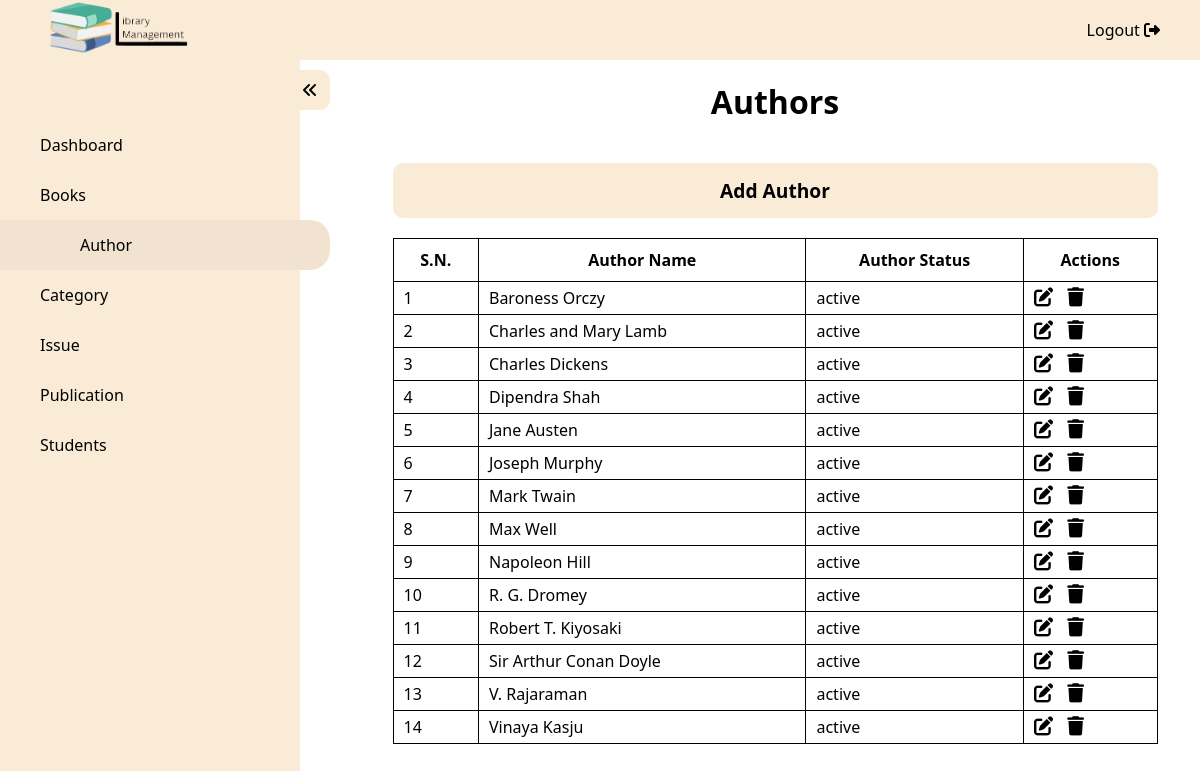
Screenshot of /admin/author.php (signed in) with the database file from the repository.
### tables this page shows
CREATE TABLE `Author_Details` (
  `AUT_ID` int NOT NULL,
  `AUT_Name` varchar(100) NOT NULL,
  `AUT_Status` varchar(50) NOT NULL
);

### admin/author.php (the view, shortened to what this page needs)
<?php
require("../config/db_connect.php");
?>
<!DOCTYPE html>
<html lang="en">
<head>
    <link rel="stylesheet" href="https://cdnjs.cloudflare.com/ajax/libs/font-awesome/6.2.1/css/all.min.css" />
    <link rel="stylesheet" href="../assets/css/index.css" />
    <link rel="stylesheet" href="../assets/css/details.css">
</head>
<body>
    <nav id="topbar">
        <div class="logo"><a href="../index.php"><img src="../assets/image/logo.png" /></a></div>
        <ul>
            <li><a href="../functions/logout.php">Logout <i class="fa-solid fa-right-from-bracket"></i></a> </li>
        </ul>
    </nav>
    <div class="wrapper">
        <nav id="sidebar" class="activeSidebar">
            <div class="iconParent">
                <i class="fa-solid fa-angles-left icon"></i>
            </div>
            <ul>
                <a href="./dashboard.php">
                    <li>Dashboard</li>
                </a>
                <a href="./books.php">
                    <li>Books</li>
                </a>
                <a href="./author.php">
                    <li class="active">Author</li>
                </a>
                <a href="./category.php">
                    <li>Category</li>
                </a>
                <a href="./issue.php">
                    <li>Issue</li>
                </a>
                <a href="./publication.php">
                    <li>Publication</li>
                </a>
                <a href="./student_details.php">
                    <li>Students</li>
                </a>
            </ul>
        </nav>
        <div class="content">
            <h1>Authors</h1>
            <a href="./addAuthor.php">
                <button>Add Author</button>
            </a>
            <table>
                <thead>
                    <tr>
                        <th>S.N.</th>
                        <th>Author Name</th>
                        <th>Author Status</th>
                        <th>Actions</th>
                    </tr>
                </thead>
                <tbody>
                    <?php
                    $res = mysqli_query($conn, "SELECT * FROM Author_Details ORDER BY AUT_Name ASC");
                    if (mysqli_num_rows($res) == 0) {
                        echo "<p>No records Found.</p>";
                    } else {
                        $i = 1;
                        while ($row = mysqli_fetch_array($res)) {
                            $id = $row['AUT_ID'];
                            $name = $row['AUT_Name'];
                            $status = $row['AUT_Status'];
                    ?>
                            <tr>
                                <td><?php echo $i; ?></td>
                                <td><?php echo $name; ?></td>
                                <td><?php echo $status ?></td>
                                <td>
                                    <?php echo "<a href='./editAuthor.php?id=" . $id . "'>" ?><i class="fa-solid fa-pen-to-square"></i></a>
                                    <?php echo "<a href='../functions/deleteAuthor.php?id=" . $id . "'>" ?><i class="fa-solid fa-trash"></i></a>
                                </td>
                            </tr>
                    <?php
                            $i++;
                        }
                    }
                    ?>
                </tbody>
            </table>
        </div>
    </div>
</body>
</html>

### assets/css/index.css (style rules this page uses)
* { margin: 0; padding: 0; box-sizing: border-box; font-family: "Segoe UI", Tahoma, Geneva, Verdana, sans-serif; }
a { text-decoration: none; color: black; }
#topbar { height: 60px; width: 100vw; background-color: antiquewhite; display: flex; justify-content: space-between; align-items: center; padding: 0 40px; position: fixed; z-index: 100; inset: 0; }
#topbar .logo img { height: 60px; }
#topbar ul { list-style: none; display: flex; gap: 20px; }
#topbar ul li { cursor: pointer; }
#sidebar { height: calc(100vh - 60px); min-width: 300px !important; background-color: antiquewhite; position: relative; width: 300px; transform: translateX(-100%); transition: transform 0.5s ease; position: fixed; z-index: 100; top: 60px; }
#sidebar .iconParent { height: 40px; width: 40px; background-color: antiquewhite; position: absolute; top: 10px; right: -30px; border-top-right-radius: 10px; border-bottom-right-radius: 10px; line-height: 40px; text-align: center; cursor: pointer; z-index: 100; }
.activeSidebar { transform: translateX(0) !important; }
#sidebar ul { height: 100%; width: 100%; display: flex; flex-direction: column; align-items: center; list-style: none; padding: 60px 0; }
#sidebar ul a { width: 100%; }
#sidebar ul a li { height: 50px; width: 100%; line-height: 50px; padding-left: 40px; cursor: pointer; }
#sidebar ul .active, #sidebar ul li:hover { width: 110%; border-top-right-radius: 20px; border-bottom-right-radius: 20px; background-color: rgb(241, 227, 208); padding-left: 80px; transition: all 0.2s ease; }
.content { margin-top: 60px; margin-left: 350px; transition: margin-left 0.5s; padding-top: 20px; }

### assets/css/details.css (style rules this page uses)
.content { display: flex; justify-content: center; align-items: center; flex-direction: column; }
h1 { text-align: center; margin-bottom: 20px; }
.content a { width: 90%; margin: 20px auto; }
.content a button { width: 100%; padding: 14px; cursor: pointer; border: none; background-color: antiquewhite; border-radius: 10px; font-size: 1.2rem; font-weight: bold; }
table { min-width: 90%; border-collapse: collapse; margin: 0 auto; overflow-x: auto; }
th { border: 1px solid black; padding: 10px; }
td { border: 1px solid black; padding: 5px 10px; }
table i { font-size: 1.2rem; cursor: pointer; margin-right: 10px; }

### rows the page displays
author_details: AUT_Name "Baroness Orczy", AUT_Status "active"
author_details: AUT_Name "Charles and Mary Lamb", AUT_Status "active"
author_details: AUT_Name "Charles Dickens", AUT_Status "active"
author_details: AUT_Name "Dipendra Shah", AUT_Status "active"
author_details: AUT_Name "Jane Austen", AUT_Status "active"
author_details: AUT_Name "Joseph Murphy", AUT_Status "active"
author_details: AUT_Name "Mark Twain", AUT_Status "active"
author_details: AUT_Name "Max Well", AUT_Status "active"
author_details: AUT_Name "Napoleon Hill", AUT_Status "active"
author_details: AUT_Name "R. G. Dromey", AUT_Status "active"
author_details: AUT_Name "Robert T. Kiyosaki", AUT_Status "active"
author_details: AUT_Name "Sir Arthur Conan Doyle", AUT_Status "active"
author_details: AUT_Name "V. Rajaraman", AUT_Status "active"
author_details: AUT_Name "Vinaya Kasju", AUT_Status "active"
